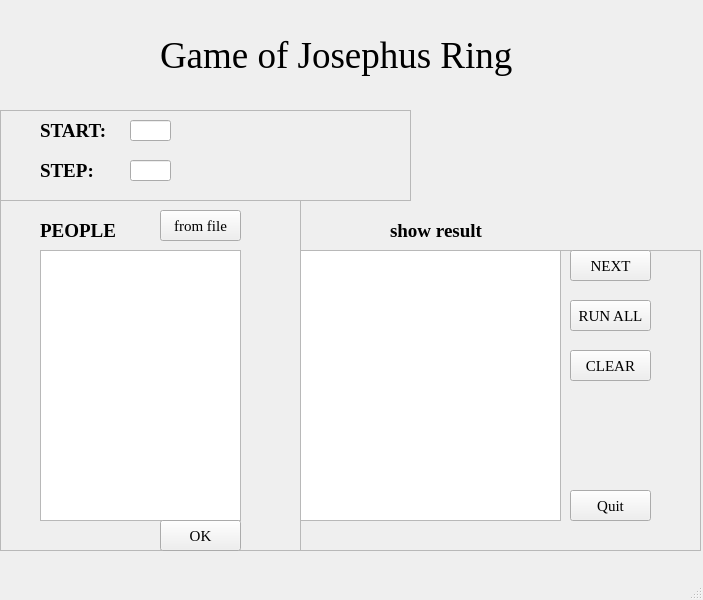
<?xml version="1.0" encoding="UTF-8"?>
<ui version="4.0">
 <class>MainWindow</class>
 <widget class="QMainWindow" name="MainWindow">
  <property name="geometry">
   <rect>
    <x>0</x>
    <y>0</y>
    <width>703</width>
    <height>600</height>
   </rect>
  </property>
  <property name="windowTitle">
   <string>MainWindow</string>
  </property>
  <widget class="QWidget" name="centralwidget">
   <widget class="QFrame" name="frame">
    <property name="geometry">
     <rect>
      <x>0</x>
      <y>110</y>
      <width>411</width>
      <height>91</height>
     </rect>
    </property>
    <property name="frameShape">
     <enum>QFrame::StyledPanel</enum>
    </property>
    <property name="frameShadow">
     <enum>QFrame::Raised</enum>
    </property>
    <widget class="QLabel" name="label_start">
     <property name="geometry">
      <rect>
       <x>40</x>
       <y>0</y>
       <width>71</width>
       <height>41</height>
      </rect>
     </property>
     <property name="font">
      <font>
       <family>Times New Roman</family>
       <pointsize>14</pointsize>
       <weight>75</weight>
       <bold>true</bold>
      </font>
     </property>
     <property name="text">
      <string>START:</string>
     </property>
    </widget>
    <widget class="QLabel" name="label_step">
     <property name="geometry">
      <rect>
       <x>40</x>
       <y>40</y>
       <width>71</width>
       <height>41</height>
      </rect>
     </property>
     <property name="font">
      <font>
       <family>Times New Roman</family>
       <pointsize>14</pointsize>
       <weight>75</weight>
       <bold>true</bold>
      </font>
     </property>
     <property name="text">
      <string>STEP:</string>
     </property>
    </widget>
    <widget class="QLineEdit" name="line_edit_start">
     <property name="geometry">
      <rect>
       <x>130</x>
       <y>10</y>
       <width>41</width>
       <height>21</height>
      </rect>
     </property>
     <property name="font">
      <font>
       <family>Times New Roman</family>
       <pointsize>14</pointsize>
      </font>
     </property>
     <property name="text">
      <string/>
     </property>
    </widget>
    <widget class="QLineEdit" name="line_edit_step">
     <property name="geometry">
      <rect>
       <x>130</x>
       <y>50</y>
       <width>41</width>
       <height>21</height>
      </rect>
     </property>
     <property name="font">
      <font>
       <family>Times New Roman</family>
       <pointsize>14</pointsize>
      </font>
     </property>
     <property name="text">
      <string/>
     </property>
    </widget>
    <widget class="QLabel" name="label_hint_start">
     <property name="geometry">
      <rect>
       <x>190</x>
       <y>10</y>
       <width>221</width>
       <height>21</height>
      </rect>
     </property>
     <property name="font">
      <font>
       <family>Times New Roman</family>
       <pointsize>12</pointsize>
      </font>
     </property>
     <property name="styleSheet">
      <string notr="true">color: rgb(255, 0, 0);</string>
     </property>
     <property name="text">
      <string/>
     </property>
    </widget>
    <widget class="QLabel" name="label_hint_step">
     <property name="geometry">
      <rect>
       <x>190</x>
       <y>50</y>
       <width>221</width>
       <height>21</height>
      </rect>
     </property>
     <property name="font">
      <font>
       <family>Times New Roman</family>
       <pointsize>12</pointsize>
      </font>
     </property>
     <property name="styleSheet">
      <string notr="true">color: rgb(255, 0, 0);</string>
     </property>
     <property name="text">
      <string/>
     </property>
    </widget>
   </widget>
   <widget class="QLabel" name="label_title">
    <property name="geometry">
     <rect>
      <x>160</x>
      <y>20</y>
      <width>371</width>
      <height>71</height>
     </rect>
    </property>
    <property name="font">
     <font>
      <family>Times New Roman</family>
      <pointsize>28</pointsize>
     </font>
    </property>
    <property name="text">
     <string>Game of Josephus Ring</string>
    </property>
   </widget>
   <widget class="QFrame" name="frame_2">
    <property name="geometry">
     <rect>
      <x>0</x>
      <y>200</y>
      <width>301</width>
      <height>351</height>
     </rect>
    </property>
    <property name="frameShape">
     <enum>QFrame::StyledPanel</enum>
    </property>
    <property name="frameShadow">
     <enum>QFrame::Raised</enum>
    </property>
    <widget class="QLabel" name="label_people">
     <property name="geometry">
      <rect>
       <x>40</x>
       <y>10</y>
       <width>91</width>
       <height>41</height>
      </rect>
     </property>
     <property name="font">
      <font>
       <family>Times New Roman</family>
       <pointsize>14</pointsize>
       <weight>75</weight>
       <bold>true</bold>
      </font>
     </property>
     <property name="text">
      <string>PEOPLE</string>
     </property>
    </widget>
    <widget class="QTextEdit" name="people_info">
     <property name="geometry">
      <rect>
       <x>40</x>
       <y>50</y>
       <width>201</width>
       <height>271</height>
      </rect>
     </property>
     <property name="font">
      <font>
       <family>Times New Roman</family>
       <pointsize>14</pointsize>
      </font>
     </property>
     <property name="html">
      <string>&lt;!DOCTYPE HTML PUBLIC &quot;-//W3C//DTD HTML 4.0//EN&quot; &quot;http://www.w3.org/TR/REC-html40/strict.dtd&quot;&gt;
&lt;html&gt;&lt;head&gt;&lt;meta name=&quot;qrichtext&quot; content=&quot;1&quot; /&gt;&lt;style type=&quot;text/css&quot;&gt;
p, li { white-space: pre-wrap; }
&lt;/style&gt;&lt;/head&gt;&lt;body style=&quot; font-family:'Times New Roman'; font-size:14pt; font-weight:400; font-style:normal;&quot;&gt;
&lt;p style=&quot;-qt-paragraph-type:empty; margin-top:0px; margin-bottom:0px; margin-left:0px; margin-right:0px; -qt-block-indent:0; text-indent:0px;&quot;&gt;&lt;br /&gt;&lt;/p&gt;&lt;/body&gt;&lt;/html&gt;</string>
     </property>
    </widget>
    <widget class="QToolButton" name="button_file">
     <property name="geometry">
      <rect>
       <x>160</x>
       <y>10</y>
       <width>81</width>
       <height>31</height>
      </rect>
     </property>
     <property name="font">
      <font>
       <family>Times New Roman</family>
       <pointsize>11</pointsize>
      </font>
     </property>
     <property name="text">
      <string>from file</string>
     </property>
    </widget>
    <widget class="QToolButton" name="button_ok">
     <property name="geometry">
      <rect>
       <x>160</x>
       <y>320</y>
       <width>81</width>
       <height>31</height>
      </rect>
     </property>
     <property name="font">
      <font>
       <family>Times New Roman</family>
       <pointsize>11</pointsize>
      </font>
     </property>
     <property name="text">
      <string>OK</string>
     </property>
    </widget>
   </widget>
   <widget class="QFrame" name="frame_3">
    <property name="geometry">
     <rect>
      <x>300</x>
      <y>250</y>
      <width>401</width>
      <height>301</height>
     </rect>
    </property>
    <property name="font">
     <font>
      <family>Times New Roman</family>
      <pointsize>14</pointsize>
     </font>
    </property>
    <property name="frameShape">
     <enum>QFrame::StyledPanel</enum>
    </property>
    <property name="frameShadow">
     <enum>QFrame::Raised</enum>
    </property>
    <widget class="QToolButton" name="button_run">
     <property name="geometry">
      <rect>
       <x>270</x>
       <y>50</y>
       <width>81</width>
       <height>31</height>
      </rect>
     </property>
     <property name="font">
      <font>
       <family>Times New Roman</family>
       <pointsize>11</pointsize>
      </font>
     </property>
     <property name="text">
      <string>RUN ALL</string>
     </property>
    </widget>
    <widget class="QTextBrowser" name="result">
     <property name="geometry">
      <rect>
       <x>0</x>
       <y>0</y>
       <width>261</width>
       <height>271</height>
      </rect>
     </property>
     <property name="font">
      <font>
       <family>Times New Roman</family>
       <pointsize>14</pointsize>
      </font>
     </property>
    </widget>
    <widget class="QToolButton" name="button_quit">
     <property name="geometry">
      <rect>
       <x>270</x>
       <y>240</y>
       <width>81</width>
       <height>31</height>
      </rect>
     </property>
     <property name="font">
      <font>
       <family>Times New Roman</family>
       <pointsize>11</pointsize>
      </font>
     </property>
     <property name="text">
      <string>Quit</string>
     </property>
    </widget>
    <widget class="QToolButton" name="button_next">
     <property name="geometry">
      <rect>
       <x>270</x>
       <y>0</y>
       <width>81</width>
       <height>31</height>
      </rect>
     </property>
     <property name="font">
      <font>
       <family>Times New Roman</family>
       <pointsize>11</pointsize>
      </font>
     </property>
     <property name="text">
      <string>NEXT</string>
     </property>
    </widget>
    <widget class="QToolButton" name="button_clear">
     <property name="geometry">
      <rect>
       <x>270</x>
       <y>100</y>
       <width>81</width>
       <height>31</height>
      </rect>
     </property>
     <property name="font">
      <font>
       <family>Times New Roman</family>
       <pointsize>11</pointsize>
      </font>
     </property>
     <property name="text">
      <string>CLEAR</string>
     </property>
    </widget>
   </widget>
   <widget class="QLabel" name="label_showresult">
    <property name="geometry">
     <rect>
      <x>390</x>
      <y>210</y>
      <width>101</width>
      <height>41</height>
     </rect>
    </property>
    <property name="font">
     <font>
      <family>Times New Roman</family>
      <pointsize>14</pointsize>
      <weight>75</weight>
      <bold>true</bold>
     </font>
    </property>
    <property name="text">
     <string>show result</string>
    </property>
   </widget>
  </widget>
  <widget class="QMenuBar" name="menubar">
   <property name="geometry">
    <rect>
     <x>0</x>
     <y>0</y>
     <width>703</width>
     <height>23</height>
    </rect>
   </property>
  </widget>
  <widget class="QStatusBar" name="statusbar"/>
 </widget>
 <resources/>
 <connections/>
</ui>
